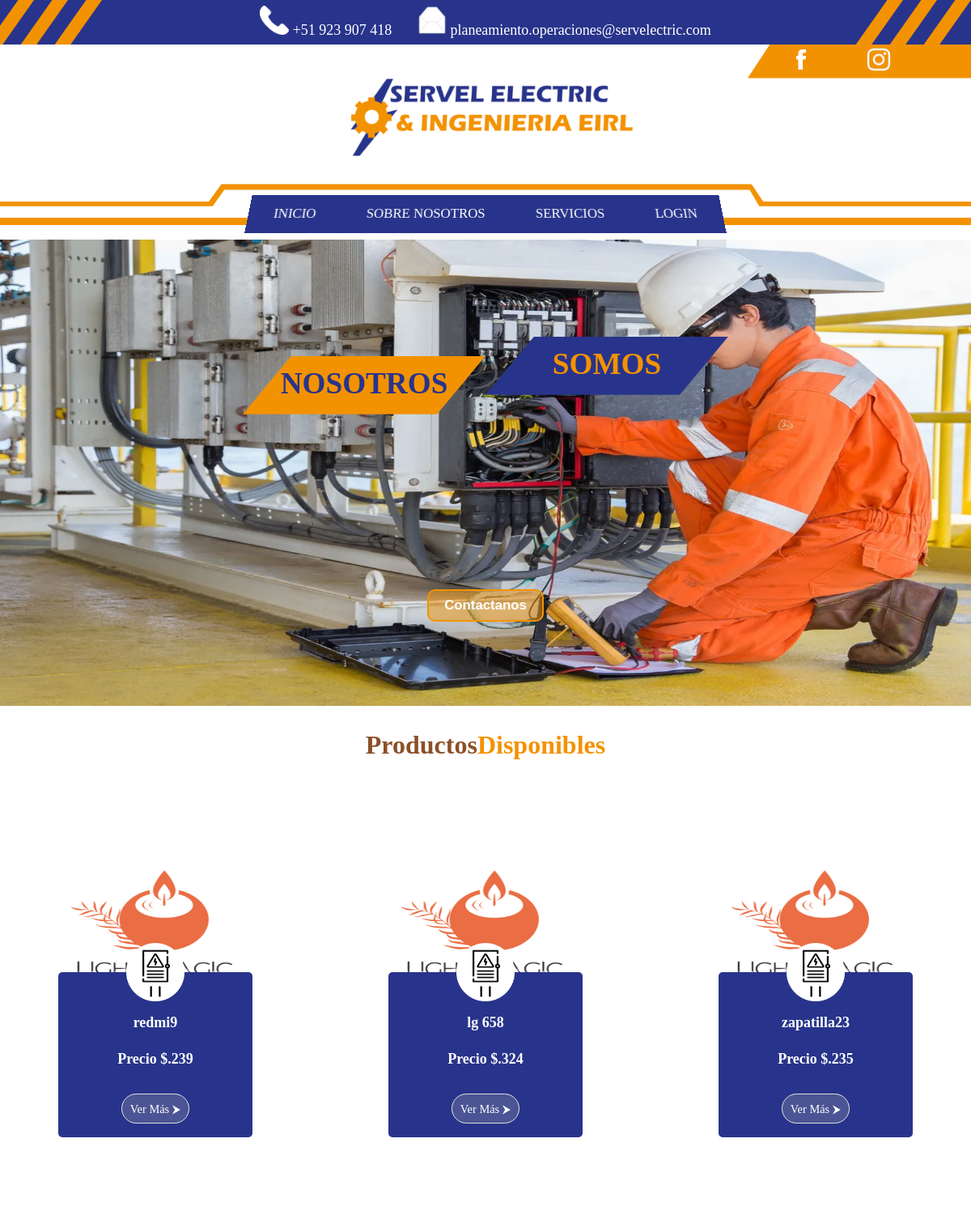
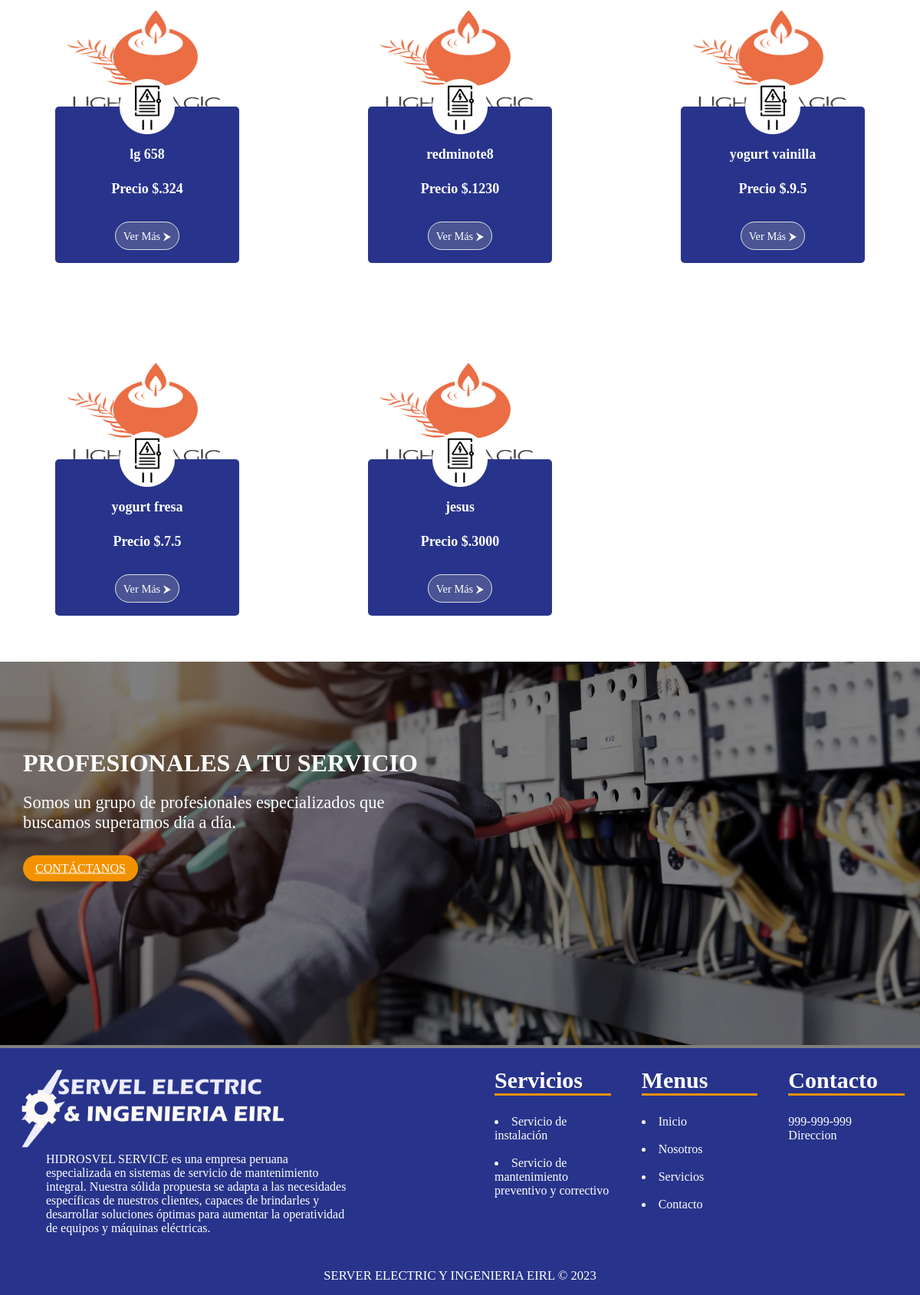
/INICIO/index.php, run on the app's committed database (2 pictures, top to bottom).
### tables this page shows
CREATE TABLE `producto` (
  `codpro` int(11) NOT NULL,
  `nom` varchar(50) DEFAULT NULL,
  `mar` varchar(50) DEFAULT NULL,
  `pre` float DEFAULT NULL,
  `codprov` int(11) NOT NULL,
  `codcat` int(11) NOT NULL,
  `sto` int(50) NOT NULL
);

### producto.model.php (called while the page is built, shortened)
<?php
    class ProductoModel
    {
        private $pdo;
        public function __CONSTRUCT()
        {
            try
            {
                $this->pdo = new PDO('mysql:host=localhost;dbname=consorcio','root','');
                $this->pdo->setAttribute(PDO::ATTR_ERRMODE, PDO::ERRMODE_EXCEPTION);
            }
            catch(Exception $e)
            {
                die($e->getMessage());
            }
        }
        public function Listar(){
            try
            {
              $result = array();
              $stm = $this->pdo->prepare("SELECT * FROM producto");
              $stm->execute();
              foreach($stm->fetchAll(PDO::FETCH_OBJ) as $r)
                {
                  $alm = new producto();
                  $alm->__SET('codpro', $r->codpro);
                  $alm->__SET('nom', $r->nom);
                  $alm->__SET('mar', $r->mar);
                  $alm->__SET('pre', $r->pre);
                  $alm->__SET('codprov', $r->codprov);
                  $alm->__SET('codcat', $r->codcat);
                  $alm->__SET('sto', $r->sto);
                  $result[] = $alm;
                }
                return $result;
            }
            catch(Exception $e)
            {
              die($e->getMessage());
            }
        }
    }
?>

### producto.entidad.php (called while the page is built, shortened)
<?php
    class Producto
    {
        public function __GET($k){
            return $this->$k;
        }
        public function __SET($k,$v){
            return $this->$k = $v;
        }
    }
?>

### INICIO/index.php (the view, shortened to what this page needs)
<?php
    require_once '../producto.entidad.php';
    require_once '../producto.model.php';
    $model = new ProductoModel();
?>
<!DOCTYPE html>
<html lang="en">
<head>
     <link rel="stylesheet" href="css/stye-inicio.css">
     <link rel="stylesheet" href="css/style-header.css">
    <link rel="stylesheet" href="css/style-footer.css">
</head>
<body>
    <nav class="navbar-blue">
        <div class="navbar-blue-container">
            <div class="orange-forms-top">
                <div class="orange-forms-top-left">
                    <div class="rectangule-top-left">
                    </div>
                    <div class="rectangule-top-left">
                    </div>
                    <div class="rectangule-top-left">
                    </div>
                </div>
                <div class="orange-forms-top-right">
                    <div class="rectangule-top-right">
                    </div>
                    <div class="rectangule-top-right">
                    </div>
                    <div class="rectangule-top-right">
                    </div>
                </div>
            </div>
            <div class="navbar-info" id="navbarNav">
                <ul class="navbar-info-nav">
                    <li class=" info-item-left">
                        <a class="info-link" href="#">
                            <span class="phone"><img class="info-logo-nav-link" src="img/img-header/icon_telefono.png" alt=""> +51 923
                                907
                                418</span>
                        </a>
                    </li>
                    <li class="info-item-right">
                        <a class="info-link" href="#">
                            <img class="info-logo-nav-link" src="img/img-header/icon_correo.webp" alt="">
                            planeamiento.operaciones@servelectric.com
                        </a>
                    </li>
                </ul>
            </div>
        </div>
    </nav>
    <div class="redes">
        <div class="redes-figura">
            <div class="contenedor-figura">
                <a href="" class="social-media-icons"><img class="red-logo1" src="img/img-header/icon_facebook.png" alt=""></a>
                <a href="" class="social-media-icons"><img class="red-logo2" src="img/img-header/icon_instagram.png" alt=""></a>
            </div>
        </div>
    </div>
    <div class="logo-header">
        <img src="img/img-header/logo-servel-electric.png" alt="">
    </div>
    <div>
        <div class="container-trapecio-barra-nav">
            <nav class="trapecio-barra-nav1">
                <li><a href="index.php">INICIO</a></li>
                <li><a href="paginas/nosotros.php">SOBRE NOSOTROS</a></li>
                <li>
                    <a href="#">SERVICIOS</a>
                </li>
                <li><a href="../iniciar.php">LOGIN</a></li>
            </nav>
        </div>
    </div>
    <div class="carousel-header">
        <div class="carousel-header-list">
            <div class="carousel-header-item">
                <button type="button" class="btncontactenos">Contactanos</button>
                <img src="img/img-header/banner1.webp" alt="Imagen 1">
                <div class="figura2">
                    <h1 class="text-figura2">NOSOTROS</h1>
                </div>
                <div class="figura3">
                    <h1 class="text-figura3">SOMOS</h1>
                </div>
            </div>
        </div>
        </div>
    <h1 class="card_title"><b class="color-1">Productos</b><b class="color-2">Disponibles</b></h1>
    <div class=" contenedor-tarjeta">
    <?php foreach($model->Listar() as $r): ?>
    <div class="contenedor_detalle ">
    <?php
                    $id = $r->codpro;
                    $imagen = "img/productos/" . $id . "/1.png";
                    if (!file_exists($imagen)) {
                        $imagen = "img/logo.png";
                    }
                    ?>
        <div class="">
            <figure>
                <img  src="<?php echo $imagen; ?>" alt="tablero-electrico" class="tarjeta_imagen">
            </figure>
        </div>
        <div class="tarjeta_color" style="background-color: #28348b" >
            <div class="contenedor-color"
    >
            <figure>
                <img src="img/img-inicio/icon-tablero-electrico.png" alt="icon-pozo-tierra" class="tarjeta_icono">
            </figure>
            <h3 class=""><?php echo $r->__GET('nom'); ?></h3>
            <h3 class="">Precio $.<?php echo $r->__GET('pre'); ?></h3><br>
            <a href="paginas/servicio_instalacion.php" class="boton-estilo">Ver Más ⮞</a>
            </div>
        </div>
        </div>
    <?php endforeach; ?>
    </div>
    <div class="container">
        <img class="container__img" src="img/img-inicio/flayer.jpg" alt="" />
        <div class="container__shadow"></div>
        <div class="container__content">
            <h1>PROFESIONALES A TU SERVICIO</h1>
            <p>Somos un grupo de profesionales especializados que buscamos superarnos día a día.</p>
            <a href="https://www.youtube.com/watch?v=rmS1Poz0NQc" class="container__btncontact">Contáctanos</a>
        </div>
    </div>
    <footer class="footer">
        <div class="footer__group-1">
            <div class="footer__group-1-1">
                <div class="footer__box">
                    <figure>
                        <a href="#">
                            <img src="img/img-footer/logo-servel-electric-blanco.png" alt="Logo">
                        </a>
                    </figure>
                    <p>HIDROSVEL SERVICE es una empresa peruana especializada en sistemas de servicio de mantenimiento
                        integral. Nuestra sólida propuesta se adapta a las necesidades específicas de nuestros clientes,
                        capaces de brindarles y desarrollar soluciones óptimas para aumentar la operatividad de equipos
                        y máquinas eléctricas.</p>
                </div>
            </div>
            <div class="footer__group-1-2">
                <div class="footer__box">
                    <h2>Servicios</h2>
                    <a href="paginas/servicio_instalacion.php">
                        <li>Servicio de instalación</li>
                        <br>
                    </a>
                    <a href="paginas/servicio_mantenimiento.php">
                        <li>Servicio de mantenimiento &nbsp;&nbsp;&nbsp;&nbsp;&nbsp; preventivo y correctivo</li>
                        <br>
                    </a>
                </div>
                <div class="footer__box">
                    <h2>Menus</h2>
                    <a href="index.php">
                        <li>Inicio</li>
                        <br>
                    </a>
                    <a href="paginas/nosotros.php">
                        <li>Nosotros</li>
                        <br>
                    </a>
                    <a href="paginas/servicio_instalacion.php">
                        <li>Servicios</li>
                        <br>
                    </a>
                    <a href="paginas/contacto.php">
                        <li>Contacto</li>
                        <br>
                    </a>
                </div>
                <div class="footer__box">
                    <h2>Contacto</h2>
                    <p>999-999-999</p>
                    <p>Direccion</p>
                </div>
            </div>
        </div>
        <div class="footer__group-copy">
            <small>SERVER ELECTRIC Y INGENIERIA EIRL &copy; 2023</small>
        </div>
    </footer>
</body>
</html>

### INICIO/css/stye-inicio.css (style rules this page uses)
* { margin: 0px; padding: 0px; box-sizing: border-box; }
.tarjeta_imagen { height: 14vw; width: 20vw; border-radius: 5px; z-index:1 ; margin-bottom: -6vw; }
.tarjeta_color { height: 17vw; width: 20vw; border-radius: 5px; z-index: 2; margin-top: 3vw; }
.tarjeta_icono { width: 6vw; height: 6vw; z-index: 3; }
.contenedor-color { margin-top: -3vw; }
.contenedor-color h3 { color: white; margin-top: 1vw; margin-bottom:2vw; font-size: 1.5vw; }
.contenedor_detalle { margin-top: 8vw; display: flex; justify-content: center; align-items: center; flex-direction: column; text-align: center; position: relative; width: auto; height: auto; }
.contenedor-tarjeta { display: grid; grid-template-columns: repeat(3, 1fr); grid-gap: 2vw; text-align: center; justify-items: center; align-items: center; margin-bottom: 5vw; }
.boton-estilo { text-decoration: none; color: white; background-color: rgba(173, 173, 173, 0.267); font-size: 1.2vw; padding: 0.8vw; border: 1px solid #dfdfdf; border-radius: 20px; transition: all 400ms ease; }
.card_title, .card_title2 { text-align: center; margin-top: 30px; margin-bottom: 30px; }
.color-1 { color: #8b5028; }
.color-2 { color: #F39200; }
.container { position: relative; }
.container__img { width: 100%; height: auto; height: 550px; }
.container__shadow { position: absolute; top: 0; left: 0; width: 100%; height: 100%; background-color: black; opacity: 0.5; }
.container__content { position: absolute; top: 50%; left: 50%; transform: translate(-98%, -80%); color: white; }
.container__content h1 { font-size: 2.5em; margin-bottom: 20px; max-width: 100%; }
.container__content p { font-size: 1.9em; margin-bottom: 30px; max-width: 100%; }
.container__btncontact { display: inline-block; background-color: #f39200; color: white; font-size: 1.2em; padding: 10px 20px; border-radius: 20px; text-transform: uppercase; }
@media screen and (max-width: 1290px) { .container__content { padding: 0 30px; transform: translate(-100%, -80%); } }
@media screen and (max-width: 1290px) { .container__content h1 { font-size: 2.0em; } }
@media screen and (max-width: 1290px) { .container__content p { font-size: 1.4em; } }
@media screen and (max-width: 1290px) { .container__btncontact { font-size: 1em; padding: 8px 16px; } }
@media screen and (max-width: 1290px) { .container__img { width: 100%; height: 500px; } }

### INICIO/css/style-footer.css (style rules this page uses)
* { margin: 0; padding: 0; }
.footer { width: 100%; background-color: #28348B; overflow: hidden; }
.footer__group-1 { width: 100%; max-width: 100%; margin: auto; display: grid; grid-template-columns: repeat(2, 1fr); grid-gap: 50px; padding: 25px 0px; }
.footer__group-1-1 p { display: flex; margin: 0 100px 0 40px; color: white; }
.footer__group-1-2 { display: grid; grid-template-columns: repeat(3, 1fr); }
.footer__box figure { width: 100%; height: 100%; justify-content: center; align-items: center; }
.footer__box figure img { width: 350px; }
.footer__box { padding: 0 20px 0 20px; }
.footer__box h2 { color: white; margin-bottom: 25px; font-size: 30px; border-bottom: 3px solid #F39200; }
.footer__box a { text-decoration: none; color: white; }
.footer__box p { color: white; }
.footer__group-copy { padding: 15px 10px; text-align: center; color: white; font-size: 20px; }

### data on the page
producto: __GET "redmi9", __GET "239"
producto: __GET "zapatilla23", __GET "235"
producto: __GET "lg 658", __GET "324"
producto: __GET "redminote8", __GET "1230"
producto: __GET "yogurt vainilla", __GET "9.5"
producto: __GET "yogurt fresa", __GET "7.5"
producto: __GET "jesus", __GET "3000"

### other printed values
$r->__GET('nom') "lg 658"
$r->__GET('pre') "324"
